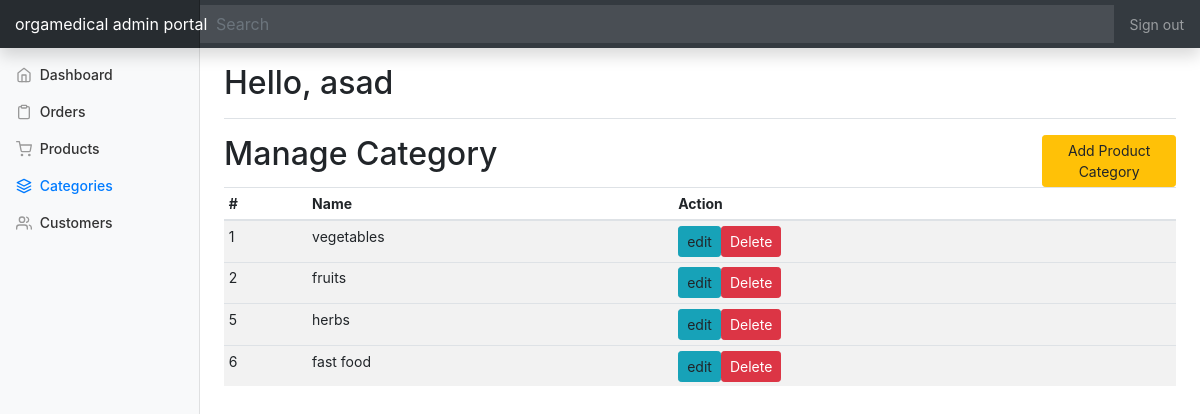
The app's page /admin_portal/admin/categories.php (signed in) with its own data.
### tables this page shows
CREATE TABLE `category` (
  `category_id` int(11) NOT NULL,
  `category_name` varchar(150) NOT NULL
);

### admin_portal/admin/categories.php (the view, shortened to what this page needs)
<?php include "functions.php";
$pdo = get_connection();
?>
<?php include_once("./templates/top.php"); ?>
<?php include_once("./templates/navbar.php"); ?>
<div class="container-fluid">
  <div class="row">
    <?php include "./templates/sidebar.php"; ?>
      <div class="row">
      	<div class="col-10">
      		<h2>Manage Category</h2>
      	</div>
      	<div class="col-2">
      		<a href="#" data-toggle="modal" data-target="#add_category_modal" class="btn btn-warning btn-sm">Add Product Category</a>
      	</div>
      </div>
      <div class="table-responsive">
        <table class="table table-striped table-sm">
          <thead>
            <tr>
              <th>#</th>
              <th>Name</th>
              <th>Action</th>
            </tr>
          </thead>
            <?php
            $res=$pdo->query("SELECT * FROM category");
            $c=0;
            while($row = $res->fetch()){
            ?>
                <form action="" method="post" >
          <tbody id="category_list">
            <tr>
              <td><?php echo $row["category_id"]; ?></td>
              <td><?php echo $row["category_name"]; ?></td>
                <td id="<?php echo $c; ?>"><a class="btn btn-sm btn-info">edit</a><button  type="submit" name="sum_delete"  class="btn btn-sm btn-danger">Delete</button></td>
            </tr>
          </tbody>
            </form>
            <?php $c=$c+1;} ?>
        </table>
      </div>
    </main>
  </div>
</div>
<?php include_once("./templates/footer.php"); ?>

### admin_portal/admin/templates/sidebar.php (shortened to what this page needs)
<nav class="col-md-2 d-none d-md-block bg-light sidebar">
      <div class="sidebar-sticky">
        <ul class="nav flex-column">
          <?php
            $uri = $_SERVER['REQUEST_URI'];
            $uriAr = explode("/", $uri);
            $page = end($uriAr);
          ?>
          <li class="nav-item">
            <a class="nav-link <?php echo ($page == '' || $page == 'index.php') ? 'active' : ''; ?>" href="index.php">
              <span data-feather="home"></span>
              Dashboard <span class="sr-only">(current)</span>
            </a>
          </li>
          <li class="nav-item">
            <a class="nav-link <?php echo ($page == 'customer_orders.php') ? 'active' : ''; ?>" href="customer_orders.php">
              <span data-feather="clipboard"></span>
              Orders
            </a>
          </li>
          <li class="nav-item">
            <a class="nav-link <?php echo ($page == 'products.php') ? 'active' : ''; ?>" href="products.php">
              <span data-feather="shopping-cart"></span>
              Products
            </a>
          </li>
          <li class="nav-item">
            <a class="nav-link <?php echo ($page == 'categories.php') ? 'active' : ''; ?>" href="categories.php">
              <span data-feather="layers"></span>
              Categories
            </a>
          </li>
          <li class="nav-item">
            <a class="nav-link <?php echo ($page == 'customers.php') ? 'active' : ''; ?>" href="customers.php">
              <span data-feather="users"></span>
              Customers
            </a>
          </li>
        </ul>
      </div>
    </nav>
    <main role="main" class="col-md-9 ml-sm-auto col-lg-10 px-4">
      <div class="d-flex justify-content-between flex-wrap flex-md-nowrap align-items-center pt-3 pb-2 mb-3 border-bottom">
        <h1 class="h2 ">Hello,
		<?php
        $admin_id=$_SESSION["admin_id"][0];
            $res = $pdo->prepare("select username from admin where admin_id = ?");
            $res->execute([$admin_id]);
            $username = $res->fetch();
			echo $username[0];
		?>
		</h1>
      </div>

### admin_portal/admin/css/dashboard.css (style rules this page uses)
body { font-size: .875rem; }
.feather { width: 16px; height: 16px; vertical-align: text-bottom; }
.sidebar { position: fixed; top: 0; bottom: 0; left: 0; z-index: 100; padding: 48px 0 0; box-shadow: inset -1px 0 0 rgba(0, 0, 0, .1); }
.sidebar-sticky { position: relative; top: 0; height: calc(100vh - 48px); padding-top: .5rem; overflow-x: hidden; overflow-y: auto; }
.sidebar .nav-link { font-weight: 500; color: #333; }
.sidebar .nav-link .feather { margin-right: 4px; color: #999; }
.sidebar .nav-link.active { color: #007bff; }
.sidebar .nav-link:hover .feather, .sidebar .nav-link.active .feather { color: inherit; }
[role="main"] { padding-top: 133px; }
@media (min-width: 768px) { [role="main"] { padding-top: 48px; } }

### records on screen
category: category_id "1", category_name "vegetables"
category: category_id "2", category_name "fruits"
category: category_id "5", category_name "herbs"
category: category_id "6", category_name "fast food"

### other values on screen
$username[0] "asad"
